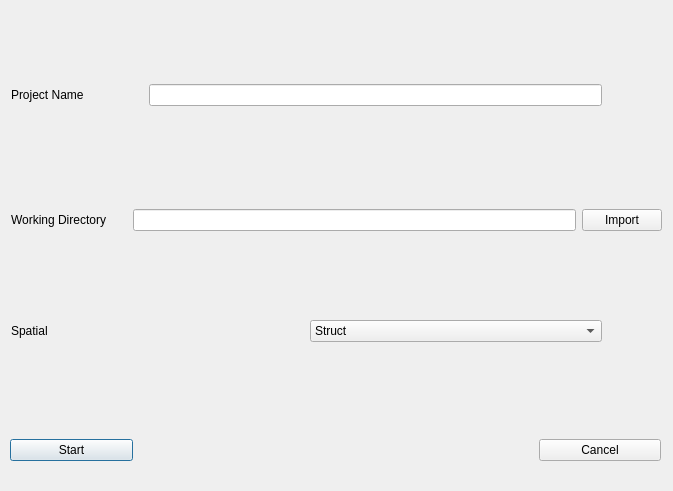
<?xml version="1.0" encoding="UTF-8"?>
<ui version="4.0">
 <class>NewProjectDialog</class>
 <widget class="QDialog" name="NewProjectDialog">
  <property name="geometry">
   <rect>
    <x>0</x>
    <y>0</y>
    <width>673</width>
    <height>491</height>
   </rect>
  </property>
  <property name="windowTitle">
   <string>Dialog</string>
  </property>
  <widget class="QWidget" name="layoutWidget">
   <property name="geometry">
    <rect>
     <x>10</x>
     <y>410</y>
     <width>651</width>
     <height>81</height>
    </rect>
   </property>
   <layout class="QHBoxLayout" name="horizontalLayout_2">
    <item>
     <widget class="QPushButton" name="pushButton_Start">
      <property name="text">
       <string>Start</string>
      </property>
     </widget>
    </item>
    <item>
     <spacer name="horizontalSpacer">
      <property name="orientation">
       <enum>Qt::Horizontal</enum>
      </property>
      <property name="sizeType">
       <enum>QSizePolicy::Minimum</enum>
      </property>
      <property name="sizeHint" stdset="0">
       <size>
        <width>400</width>
        <height>17</height>
       </size>
      </property>
     </spacer>
    </item>
    <item>
     <widget class="QPushButton" name="pushButton_Cancel">
      <property name="text">
       <string>Cancel</string>
      </property>
     </widget>
    </item>
   </layout>
  </widget>
  <widget class="QWidget" name="layoutWidget">
   <property name="geometry">
    <rect>
     <x>11</x>
     <y>1</y>
     <width>651</width>
     <height>411</height>
    </rect>
   </property>
   <layout class="QVBoxLayout" name="verticalLayout">
    <item>
     <layout class="QHBoxLayout" name="horizontalLayout_3">
      <item>
       <widget class="QLabel" name="lableProjectName">
        <property name="text">
         <string>Project Name</string>
        </property>
       </widget>
      </item>
      <item>
       <spacer name="horizontalSpacer_3">
        <property name="orientation">
         <enum>Qt::Horizontal</enum>
        </property>
        <property name="sizeType">
         <enum>QSizePolicy::Minimum</enum>
        </property>
        <property name="sizeHint" stdset="0">
         <size>
          <width>59</width>
          <height>50</height>
         </size>
        </property>
       </spacer>
      </item>
      <item>
       <widget class="QLineEdit" name="lineProjectName"/>
      </item>
      <item>
       <spacer name="horizontalSpacer_2">
        <property name="orientation">
         <enum>Qt::Horizontal</enum>
        </property>
        <property name="sizeType">
         <enum>QSizePolicy::Fixed</enum>
        </property>
        <property name="sizeHint" stdset="0">
         <size>
          <width>60</width>
          <height>50</height>
         </size>
        </property>
       </spacer>
      </item>
     </layout>
    </item>
    <item>
     <layout class="QHBoxLayout" name="horizontalLayout_8">
      <item>
       <widget class="QLabel" name="labelWorkingDirectory">
        <property name="text">
         <string>Working Directory</string>
        </property>
       </widget>
      </item>
      <item>
       <spacer name="horizontalSpacer_4">
        <property name="orientation">
         <enum>Qt::Horizontal</enum>
        </property>
        <property name="sizeType">
         <enum>QSizePolicy::Minimum</enum>
        </property>
        <property name="sizeHint" stdset="0">
         <size>
          <width>20</width>
          <height>50</height>
         </size>
        </property>
       </spacer>
      </item>
      <item>
       <widget class="QLineEdit" name="lineWorkingDirectory"/>
      </item>
      <item>
       <widget class="QPushButton" name="btn_import">
        <property name="text">
         <string>Import</string>
        </property>
       </widget>
      </item>
     </layout>
    </item>
    <item>
     <layout class="QHBoxLayout" name="horizontalLayout">
      <item>
       <widget class="QLabel" name="labelWorkingDirectory_2">
        <property name="text">
         <string>Spatial</string>
        </property>
       </widget>
      </item>
      <item>
       <widget class="QComboBox" name="comboBox">
        <item>
         <property name="text">
          <string>Struct</string>
         </property>
        </item>
        <item>
         <property name="text">
          <string>UnStruct</string>
         </property>
        </item>
       </widget>
      </item>
      <item>
       <spacer name="horizontalSpacer_5">
        <property name="orientation">
         <enum>Qt::Horizontal</enum>
        </property>
        <property name="sizeType">
         <enum>QSizePolicy::Fixed</enum>
        </property>
        <property name="sizeHint" stdset="0">
         <size>
          <width>60</width>
          <height>20</height>
         </size>
        </property>
       </spacer>
      </item>
     </layout>
    </item>
   </layout>
  </widget>
 </widget>
 <resources/>
 <connections/>
</ui>
